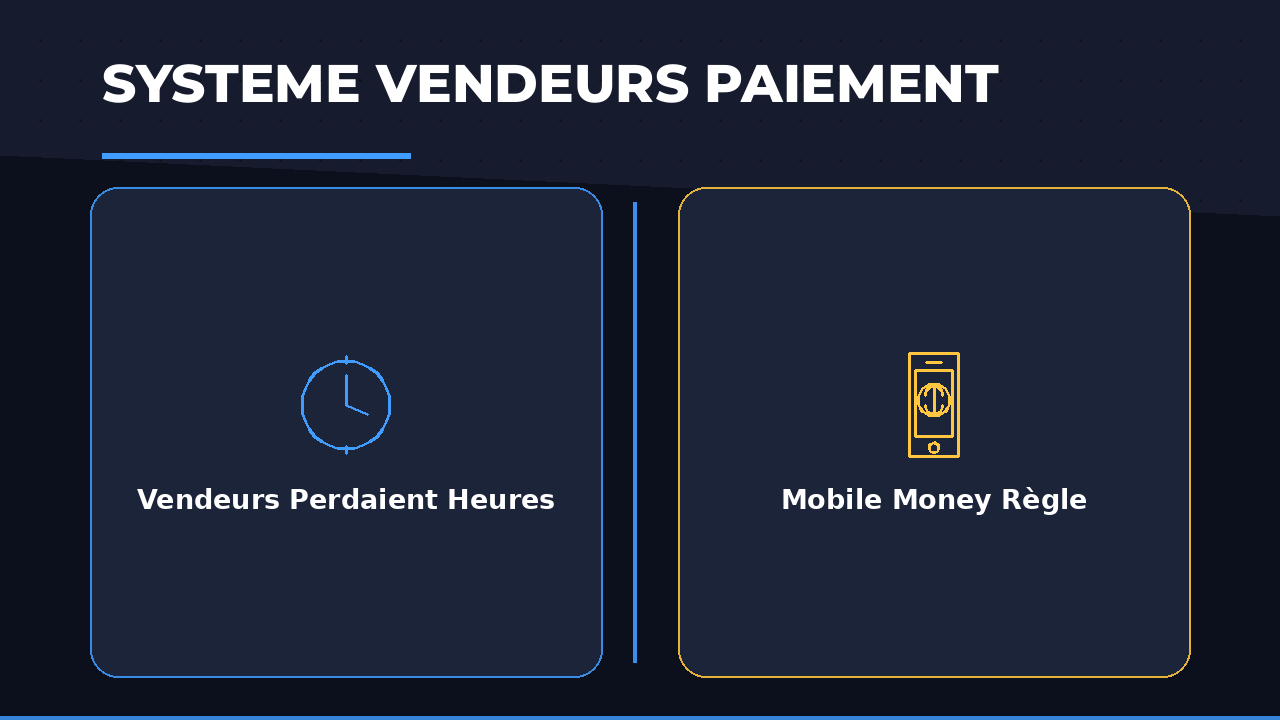
#> input picture docs/images/professional-comparison.png, 1280 x 720 px
$ python -i broll_anim.py   (imports and definitions only)
#> lines starting #> are read from the running program, lines starting #| are printed output that depends on the picture
### engine/render_utils.py
"""
Shared rendering helpers for RGBA overlay clips.

* easing / fade math
* ProResPipe: stream PIL RGBA frames to a ProRes 4444 .mov (alpha preserved)
  via a single ffmpeg subprocess (frame-by-frame, stdin raw pipe).
"""
from __future__ import annotations

import subprocess
from typing import Optional

from PIL import Image

from . import config
from . import ffmpeg_utils


# --------------------------------------------------------------------------- #
# easing
# --------------------------------------------------------------------------- #
def clamp(x: float, lo: float = 0.0, hi: float = 1.0) -> float:
    return lo if x < lo else hi if x > hi else x


def ease_out_cube(p: float) -> float:
    p = clamp(p)
    return 1.0 - (1.0 - p) ** 3


def ease_out_back(p: float, s: float = 1.70158) -> float:
    p = clamp(p)
    return 1.0 + (s + 1.0) * (p - 1.0) ** 3 + s * (p - 1.0) ** 2


def ease_in_out(p: float) -> float:
    p = clamp(p)
    return 3 * p * p - 2 * p * p * p


# [9 lines left out: function alpha_fade, not called in this run]


# --------------------------------------------------------------------------- #
# ProRes 4444 RGBA writer
# --------------------------------------------------------------------------- #
class ProResPipe:
    """
    Stream RGBA frames to a ProRes 4444 (yuva444p10le) .mov.

        with ProResPipe(out, w, h, fps) as pipe:
            for ...:
                pipe.write(pil_rgba_image)
    """

    def __init__(self, out_path: str,
                 width: int = config.WIDTH, height: int = config.HEIGHT,
                 fps: int = config.FPS):
        ffmpeg_utils.ensure_ffmpeg()
        self.out_path = out_path
        self.width = width
        self.height = height
        self.proc: Optional[subprocess.Popen] = subprocess.Popen(
            [
                ffmpeg_utils.FFMPEG, "-y",
                "-f", "rawvideo", "-pix_fmt", "rgba",
                "-s", f"{width}x{height}", "-r", str(fps),
                "-i", "pipe:0",
                "-c:v", "prores_ks", "-profile:v", config.PRORES_PROFILE,
                "-pix_fmt", config.PRORES_PIX_FMT,
                "-an", out_path,
            ],
            stdin=subprocess.PIPE,
            stdout=subprocess.DEVNULL,
            stderr=subprocess.PIPE,
        )

    # [18 lines left out: functions write, close, not called in this run]

    def __enter__(self) -> "ProResPipe":
        return self

    # [10 lines left out: function __exit__, not called in this run]

### engine/ffmpeg_utils.py
"""
Shared ffmpeg / ffprobe helpers.

The spec mandates a static ffmpeg 7+ build.  We resolve the binary from the
``FFMPEG_BIN`` / ``FFPROBE_BIN`` env vars first (handy for static builds that
are not on PATH) and fall back to the names on PATH.
"""
from __future__ import annotations

import json
import os
import shutil
import subprocess
from typing import Optional, Sequence

FFMPEG = os.environ.get("FFMPEG_BIN", "ffmpeg")
FFPROBE = os.environ.get("FFPROBE_BIN", "ffprobe")


def ensure_ffmpeg() -> None:
    """Raise a clear error if ffmpeg is not resolvable (ffprobe is optional)."""
    if shutil.which(FFMPEG) is None and not os.path.isfile(FFMPEG):
        raise RuntimeError(
            f"ffmpeg not found (looked for '{FFMPEG}'). Install a static "
            f"ffmpeg 7+ build or set FFMPEG_BIN."
        )


# [73 lines left out: functions run, probe_duration, probe_resolution, has_audio, not called in this run]

### engine/broll_anim.py
"""
STEP 6 (b) — B-roll animation (PIL -> ProRes 4444 RGBA).

Each AI image becomes a full-frame cinematic clip that sits ABOVE the graphics
during the "ballotage" (speaker -> B-roll full frame ~3 s -> speaker).

Entrances cycle in this exact order:
    punch / slide_r / slide_l / rise / glitch / flash / transition / swoosh_up

Common to every clip:
  * blurred, dimmed background plate (GaussianBlur r=40, brightness 0.45x)
  * continuous Ken Burns (kb=0.10) for the whole clip
  * CYAN corner brackets + a gold chip label (y ~ 250)
  * alpha fade 0.13 s in / 0.20 s out
  * 3.0 s standard (3.2 s for wide images)

Usage:
    python -m engine.broll_anim broll/_broll_images.json --outdir broll_clips
"""
from __future__ import annotations

import argparse
import json
import os
import sys
from typing import List, Optional

import numpy as np
from PIL import Image, ImageDraw, ImageEnhance, ImageFilter

from . import config
from .fonts import load_font
from .render_utils import ProResPipe, alpha_fade, clamp, ease_in_out, ease_out_cube

CYAN = config.BROLL_BRACKET_COLOR
GOLD = config.BROLL_CHIP_COLOR
W, H = config.WIDTH, config.HEIGHT
ENTRANCE_DUR = 0.5                    # seconds of intro motion
MARGIN = 70                          # frame inset for brackets / main image


# --------------------------------------------------------------------------- #
# image helpers
# --------------------------------------------------------------------------- #
def _cover(img: Image.Image, w: int, h: int) -> Image.Image:
    src_ratio = img.width / img.height
    dst_ratio = w / h
    if src_ratio > dst_ratio:
        nh = h
        nw = int(h * src_ratio)
    else:
        nw = w
        nh = int(w / src_ratio)
    img = img.resize((nw, nh), Image.LANCZOS)
    left = (nw - w) // 2
    top = (nh - h) // 2
    return img.crop((left, top, left + w, top + h))


def _fit(img: Image.Image, max_w: int, max_h: int) -> Image.Image:
    ratio = min(max_w / img.width, max_h / img.height)
    return img.resize((max(1, int(img.width * ratio)), max(1, int(img.height * ratio))), Image.LANCZOS)


def _background_plate(img: Image.Image) -> Image.Image:
    plate = _cover(img.convert("RGB"), W, H).filter(ImageFilter.GaussianBlur(config.BROLL_BLUR_RADIUS))
    plate = ImageEnhance.Brightness(plate).enhance(config.BROLL_BLUR_BRIGHTNESS)
    return plate.convert("RGBA")


# [54 lines left out: functions _rgb_shift, _brackets, _chip, _light_sweep, not called in this run]


def _white_flash(intensity: float) -> Image.Image:
    a = int(clamp(intensity) * 200)
    return Image.new("RGBA", (W, H), (255, 255, 255, a))


# --------------------------------------------------------------------------- #
# per-frame composition
# --------------------------------------------------------------------------- #
# [66 lines left out: function _compose_frame, not called in this run]


def render_broll(image_path: str, out_path: str, label: str = "",
                 entrance: str = "punch", fps: int = config.FPS) -> float:
    """Render the clip; returns its duration in seconds."""
#> called with out_path = 'out.png', label = '', entrance = 'punch', fps = 30
    src = Image.open(image_path).convert("RGBA")
    is_wide = src.width >= src.height
#> is_wide = True
    dur = config.BROLL_DURATION_WIDE if is_wide else config.BROLL_DURATION
#> dur = 3.2

    plate = _background_plate(src)
#> in _cover, `return img.crop((left, top, left + w, top + h))`:
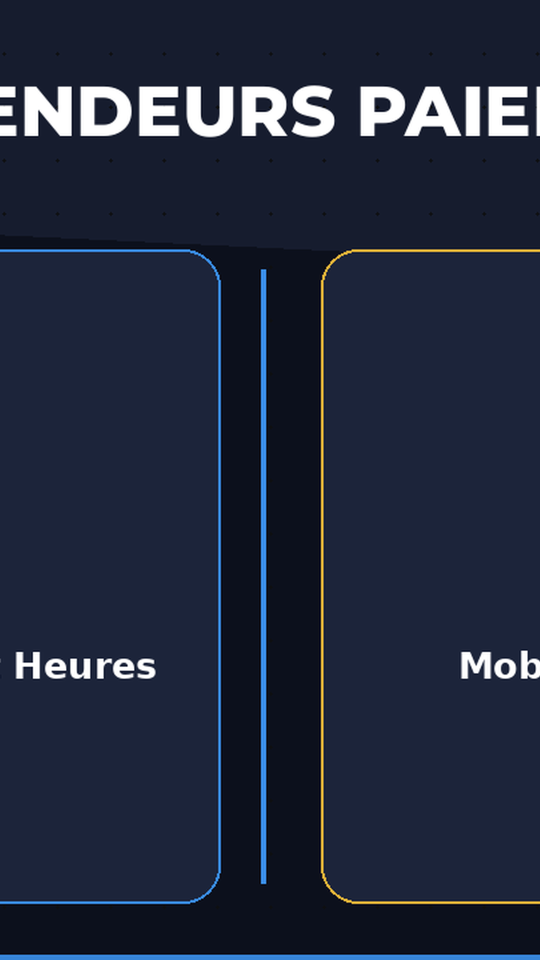
#> returned value: PIL image 1080x1920 RGB (shown at 1/2 size); mean R, G, B 33, 40.6, 59.5
#> in _background_plate, `plate = _cover(img.convert("RGB"), W, H).filter(ImageFilter.GaussianBl..`:
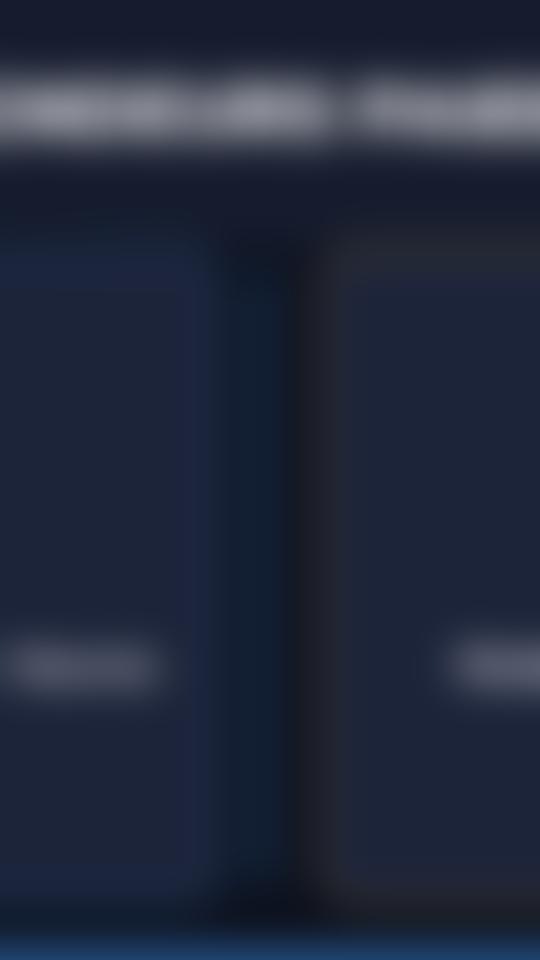
#> plate: PIL image 1080x1920 RGB (shown at 1/2 size); mean R, G, B 33.3, 41.1, 60.3
#> in _background_plate, `plate = ImageEnhance.Brightness(plate).enhance(config.BROLL_BLUR_BRIGH..`:
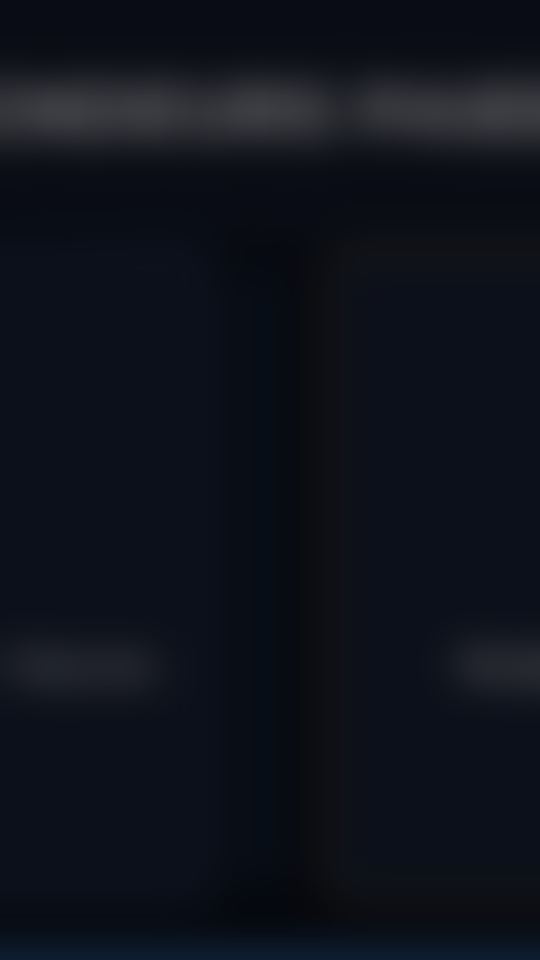
#> plate: PIL image 1080x1920 RGB (shown at 1/2 size); mean R, G, B 14.4, 18.1, 26.8
    main = _fit(src, W - 2 * MARGIN - 40, H - 2 * MARGIN - 360)  # leave room for chip/brackets

    n_frames = max(1, int(round(dur * fps)))
#> n_frames = 96
    with ProResPipe(out_path, fps=fps) as pipe:
        for fi in range(n_frames):
            frame = _compose_frame(main, plate, label, entrance, fi / fps, dur)
            pipe.write(frame)
    return dur


# [22 lines left out: functions render_all, main, not called in this run]


# [2 lines not run here, left out]

#> (the run stopped early here; a loop or call above may not have finished)
